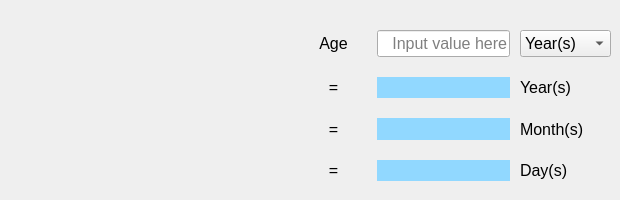
      <widget class="QWidget" name="tab_4">
       <attribute name="title">
        <string>Age</string>
       </attribute>
       <widget class="QWidget" name="gridLayoutWidget">
        <property name="geometry">
         <rect>
          <x>300</x>
          <y>30</y>
          <width>311</width>
          <height>161</height>
         </rect>
        </property>
        <layout class="QGridLayout" name="gridLayout" rowstretch="0,0,0,0" columnstretch="4,8,4">
         <property name="bottomMargin">
          <number>10</number>
         </property>
         <property name="horizontalSpacing">
          <number>10</number>
         </property>
         <property name="verticalSpacing">
          <number>20</number>
         </property>
         <item row="2" column="2">
          <widget class="QLabel" name="label_ageinput_3">
           <property name="font">
            <font>
             <pointsize>12</pointsize>
             <bold>false</bold>
            </font>
           </property>
           <property name="text">
            <string>Month(s)</string>
           </property>
           <property name="alignment">
            <set>Qt::AlignLeading|Qt::AlignLeft|Qt::AlignVCenter</set>
           </property>
          </widget>
         </item>
         <item row="1" column="0">
          <widget class="QLabel" name="label_ageinput_5">
           <property name="font">
            <font>
             <pointsize>12</pointsize>
             <bold>false</bold>
            </font>
           </property>
           <property name="text">
            <string>=</string>
           </property>
           <property name="alignment">
            <set>Qt::AlignCenter</set>
           </property>
          </widget>
         </item>
         <item row="0" column="2">
          <widget class="QComboBox" name="comboBox_age">
           <property name="font">
            <font>
             <family>.AppleSystemUIFont</family>
             <pointsize>12</pointsize>
             <bold>false</bold>
            </font>
           </property>
           <item>
            <property name="text">
             <string>Year(s)</string>
            </property>
           </item>
           <item>
            <property name="text">
             <string>Month(s)</string>
            </property>
           </item>
           <item>
            <property name="text">
             <string>Day(s)</string>
            </property>
           </item>
          </widget>
         </item>
         <item row="1" column="1">
          <widget class="QLabel" name="label_ageresulty">
           <property name="palette">
            <palette>
             <active>
              <colorrole role="Button">
               <brush brushstyle="SolidPattern">
                <color alpha="255">
                 <red>145</red>
                 <green>216</green>
                 <blue>255</blue>
                </color>
               </brush>
              </colorrole>
              <colorrole role="Base">
               <brush brushstyle="SolidPattern">
                <color alpha="255">
                 <red>145</red>
                 <green>216</green>
                 <blue>255</blue>
                </color>
               </brush>
              </colorrole>
              <colorrole role="Window">
               <brush brushstyle="SolidPattern">
                <color alpha="255">
                 <red>145</red>
                 <green>216</green>
                 <blue>255</blue>
                </color>
               </brush>
              </colorrole>
             </active>
             <inactive>
              <colorrole role="Button">
               <brush brushstyle="SolidPattern">
                <color alpha="255">
                 <red>145</red>
                 <green>216</green>
                 <blue>255</blue>
                </color>
               </brush>
              </colorrole>
              <colorrole role="Base">
               <brush brushstyle="SolidPattern">
                <color alpha="255">
                 <red>145</red>
                 <green>216</green>
                 <blue>255</blue>
                </color>
               </brush>
              </colorrole>
              <colorrole role="Window">
               <brush brushstyle="SolidPattern">
                <color alpha="255">
                 <red>145</red>
                 <green>216</green>
                 <blue>255</blue>
                </color>
               </brush>
              </colorrole>
             </inactive>
             <disabled>
              <colorrole role="Button">
               <brush brushstyle="SolidPattern">
                <color alpha="255">
                 <red>145</red>
                 <green>216</green>
                 <blue>255</blue>
                </color>
               </brush>
              </colorrole>
              <colorrole role="Base">
               <brush brushstyle="SolidPattern">
                <color alpha="255">
                 <red>145</red>
                 <green>216</green>
                 <blue>255</blue>
                </color>
               </brush>
              </colorrole>
              <colorrole role="Window">
               <brush brushstyle="SolidPattern">
                <color alpha="255">
                 <red>145</red>
                 <green>216</green>
                 <blue>255</blue>
                </color>
               </brush>
              </colorrole>
             </disabled>
            </palette>
           </property>
           <property name="font">
            <font>
             <family>.AppleSystemUIFont</family>
             <pointsize>12</pointsize>
             <bold>false</bold>
            </font>
           </property>
           <property name="styleSheet">
            <string notr="true">QLabel{background-color: rgb(145, 216, 255)}</string>
           </property>
           <property name="text">
            <string/>
           </property>
           <property name="alignment">
            <set>Qt::AlignRight|Qt::AlignTrailing|Qt::AlignVCenter</set>
           </property>
          </widget>
         </item>
         <item row="1" column="2">
          <widget class="QLabel" name="label_ageinput_2">
           <property name="font">
            <font>
             <pointsize>12</pointsize>
             <bold>false</bold>
            </font>
           </property>
           <property name="text">
            <string>Year(s)</string>
           </property>
           <property name="alignment">
            <set>Qt::AlignLeading|Qt::AlignLeft|Qt::AlignVCenter</set>
           </property>
          </widget>
         </item>
         <item row="0" column="0">
          <widget class="QLabel" name="label_ageinput">
           <property name="font">
            <font>
             <pointsize>12</pointsize>
             <bold>false</bold>
            </font>
           </property>
           <property name="text">
            <string>Age</string>
           </property>
           <property name="alignment">
            <set>Qt::AlignCenter</set>
           </property>
          </widget>
         </item>
         <item row="2" column="0">
          <widget class="QLabel" name="label_ageinput_9">
           <property name="font">
            <font>
             <pointsize>12</pointsize>
             <bold>false</bold>
            </font>
           </property>
           <property name="text">
            <string>=</string>
           </property>
           <property name="alignment">
            <set>Qt::AlignCenter</set>
           </property>
          </widget>
         </item>
         <item row="0" column="1">
          <widget class="QLineEdit" name="lineEdit_age">
           <property name="font">
            <font>
             <family>.AppleSystemUIFont</family>
             <pointsize>12</pointsize>
             <bold>false</bold>
            </font>
           </property>
           <property name="alignment">
            <set>Qt::AlignRight|Qt::AlignTrailing|Qt::AlignVCenter</set>
           </property>
           <property name="placeholderText">
            <string>Input value here</string>
           </property>
          </widget>
         </item>
         <item row="2" column="1">
          <widget class="QLabel" name="label_ageresultm">
           <property name="font">
            <font>
             <family>.AppleSystemUIFont</family>
             <pointsize>12</pointsize>
             <bold>false</bold>
            </font>
           </property>
           <property name="styleSheet">
            <string notr="true">QLabel{background-color: rgb(145, 216, 255)}</string>
           </property>
           <property name="text">
            <string/>
           </property>
           <property name="alignment">
            <set>Qt::AlignRight|Qt::AlignTrailing|Qt::AlignVCenter</set>
           </property>
          </widget>
         </item>
         <item row="3" column="0">
          <widget class="QLabel" name="label_ageinput_19">
           <property name="font">
            <font>
             <pointsize>12</pointsize>
             <bold>false</bold>
            </font>
           </property>
           <property name="text">
            <string>=</string>
           </property>
           <property name="alignment">
            <set>Qt::AlignCenter</set>
           </property>
          </widget>
         </item>
         <item row="3" column="1">
          <widget class="QLabel" name="label_ageresultd">
           <property name="font">
            <font>
             <family>.AppleSystemUIFont</family>
             <pointsize>12</pointsize>
             <bold>false</bold>
            </font>
           </property>
           <property name="styleSheet">
            <string notr="true">QLabel{background-color: rgb(145, 216, 255)}</string>
           </property>
           <property name="text">
            <string/>
           </property>
           <property name="alignment">
            <set>Qt::AlignRight|Qt::AlignTrailing|Qt::AlignVCenter</set>
           </property>
          </widget>
         </item>
         <item row="3" column="2">
          <widget class="QLabel" name="label_ageinput_4">
           <property name="font">
            <font>
             <pointsize>12</pointsize>
             <bold>false</bold>
            </font>
           </property>
           <property name="text">
            <string>Day(s)</string>
           </property>
           <property name="alignment">
            <set>Qt::AlignLeading|Qt::AlignLeft|Qt::AlignVCenter</set>
           </property>
          </widget>
         </item>
        </layout>
       </widget>
      </widget>
